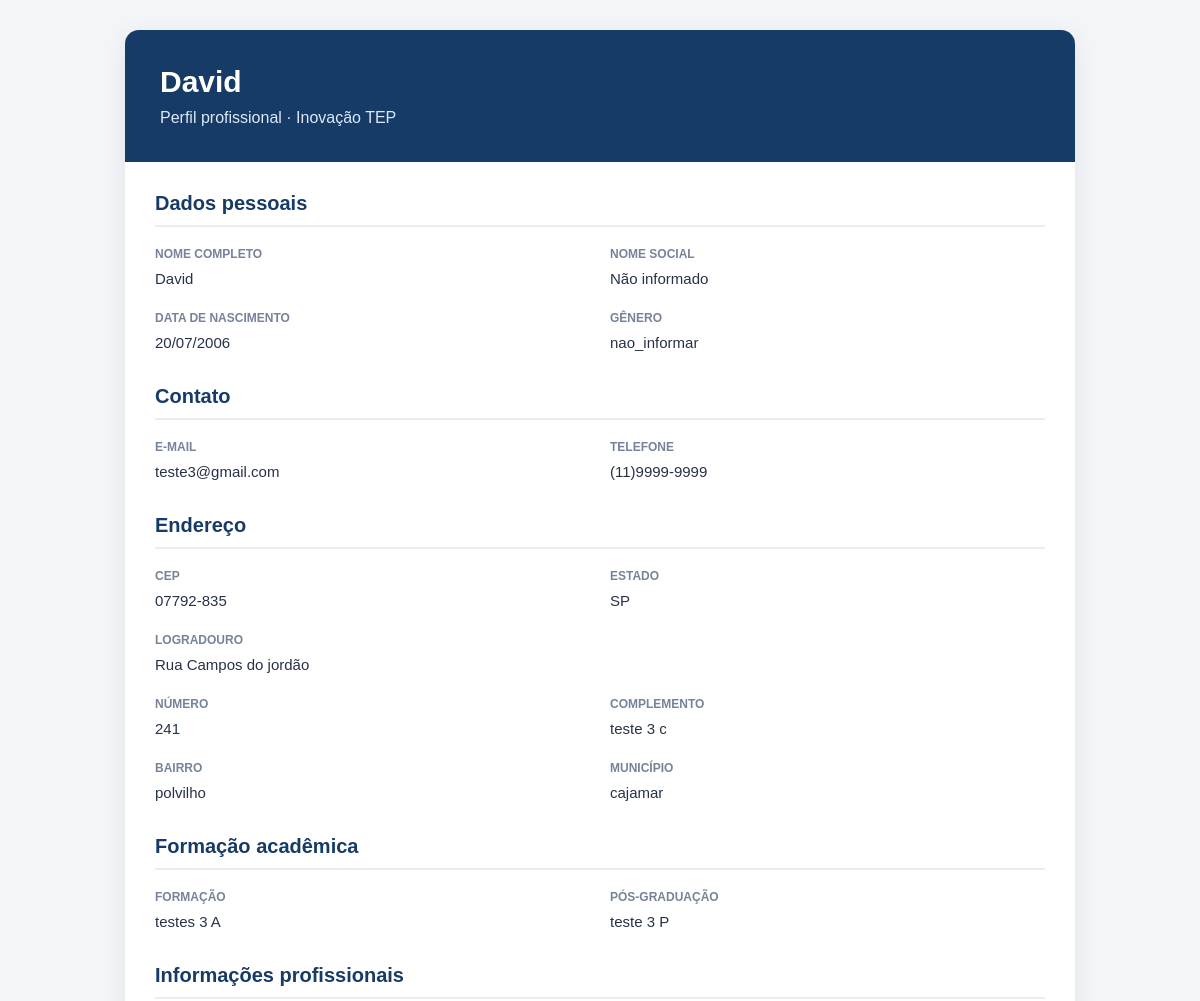
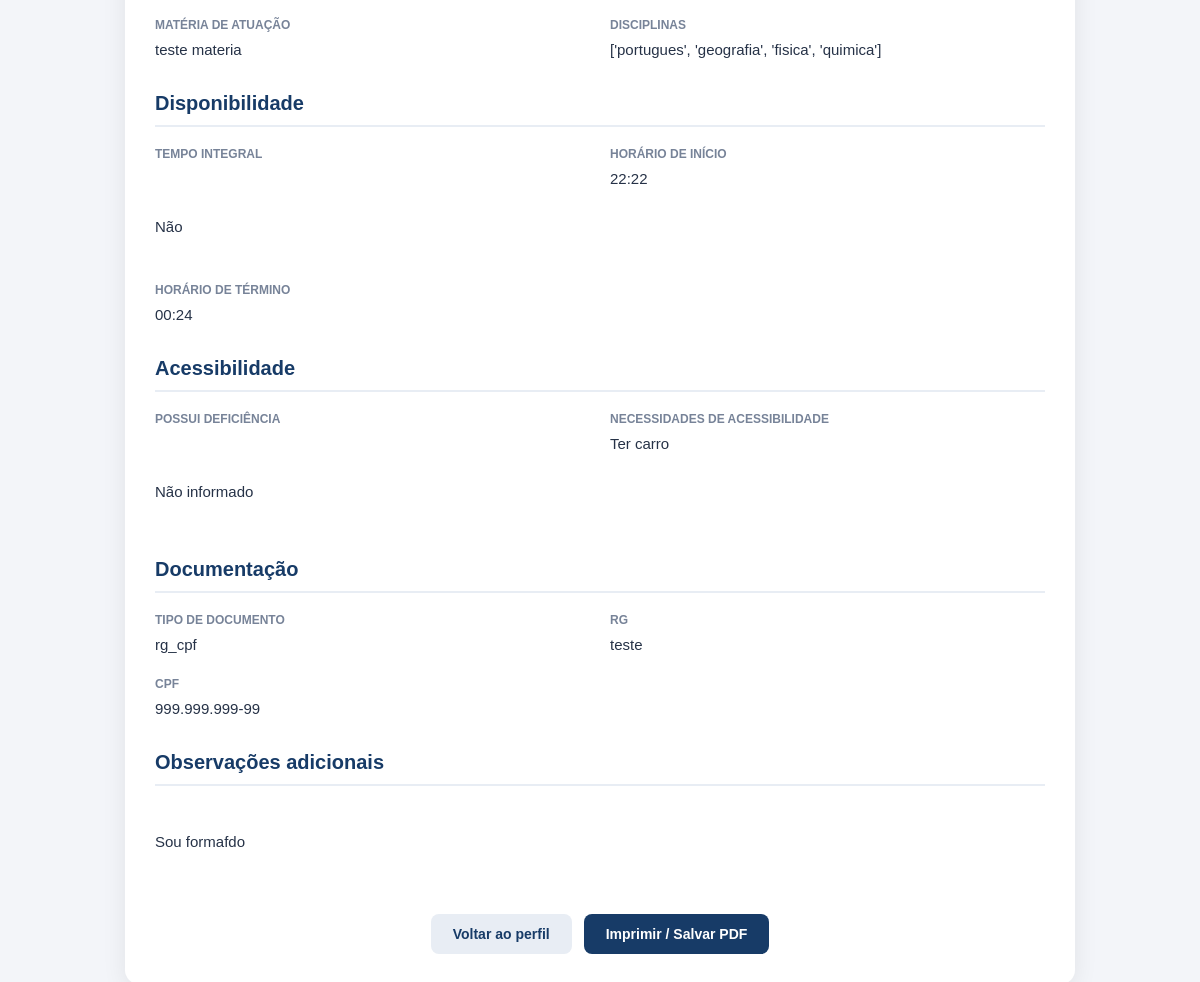
The page /usuario/colaborador/informacoes/ (signed in) on the database its author committed (2 pictures, top to bottom).
### usuario/models.py (models this page shows, shortened)
class InformacoesColaborador(models.Model):
    usuario = models.OneToOneField(
        Usuarios, on_delete=models.CASCADE, related_name="informacoes_colaborador"
    )
    nome_completo = models.CharField(max_length=255, blank=True)
    nome_social = models.CharField(max_length=255, blank=True)
    data_nascimento = models.DateField(null=True, blank=True)
    genero = models.CharField(max_length=30, blank=True)
    possui_deficiencia = models.CharField(max_length=10, blank=True)
    necessidades_acessibilidade = models.TextField(blank=True)
    email = models.EmailField(blank=True)
    telefone = models.CharField(max_length=20, blank=True)
    cep = models.CharField(max_length=9, blank=True)
    numero = models.CharField(max_length=20, blank=True)
    logradouro = models.CharField(max_length=255, blank=True)
    complemento = models.CharField(max_length=255, blank=True)
    bairro = models.CharField(max_length=100, blank=True)
    municipio = models.CharField(max_length=100, blank=True)
    uf = models.CharField(max_length=2, blank=True)
    tipo_documento = models.CharField(max_length=20, blank=True)
    rg = models.CharField(max_length=30, blank=True)
    cpf = models.CharField(max_length=14, blank=True)
    materia = models.CharField(max_length=100, blank=True)
    tempo_integral = models.BooleanField(default=False)
    horario_inicio = models.TimeField(null=True, blank=True)
    horario_fim = models.TimeField(null=True, blank=True)
    formacao = models.CharField(max_length=255, blank=True)
    pos_graduacao = models.CharField(max_length=255, blank=True)
    disciplinas = models.JSONField(default=list, blank=True)
    observacoes = models.TextField(max_length=1000, blank=True)
    class Meta:
        db_table = "informacoes_colaborador"
        verbose_name = "Informação do colaborador"
        verbose_name_plural = "Informações dos colaboradores"

### usuario/views.py (the view)
# urls.py: path('colaborador/informacoes/', views.informacoes_colaborador, name='informacoes_colaborador'),
def informacoes_colaborador(request):
    usuario_id = request.session.get("usuario_id")
    if not usuario_id:
        return redirect("login_colaborador")
    try:
        usuario = Usuarios.objects.get(pk=usuario_id)
    except Usuarios.DoesNotExist:
        request.session.flush()
        return redirect("login_colaborador")
    try:
        informacoes = InformacoesColaborador.objects.get(usuario_id=usuario.pk)
    except InformacoesColaborador.DoesNotExist:
        informacoes = None
    return render(
        request,
        "usuarios/informacoes_colaborador.html",
        {
            "usuario": usuario,
            "informacoes": informacoes,
        },
    )

### templates/usuarios/informacoes_colaborador.html (shortened to what this page needs)
{% load static %}
<!DOCTYPE html>
<html lang="pt-br">
<head>
</head>
<body>
<div class="curriculo">
    <header class="cabecalho">
        <h1>{{ informacoes.nome_completo|default:"Currículo do colaborador" }}</h1>
        <p>Perfil profissional · Inovação TEP</p>
    </header>
    <main class="conteudo">
        <section class="secao">
            <h2>Dados pessoais</h2>
            <div class="grade">
                <div class="campo">
                    <span class="rotulo">Nome completo</span>
                    <div class="valor">{{ informacoes.nome_completo|default:"Não informado" }}</div>
                </div>
                <div class="campo">
                    <span class="rotulo">Nome social</span>
                    <div class="valor">{{ informacoes.nome_social|default:"Não informado" }}</div>
                </div>
                <div class="campo">
                    <span class="rotulo">Data de nascimento</span>
                    <div class="valor">{{ informacoes.data_nascimento|date:"d/m/Y"|default:"Não informado" }}</div>
                </div>
                <div class="campo">
                    <span class="rotulo">Gênero</span>
                    <div class="valor">{{ informacoes.genero|default:"Não informado" }}</div>
                </div>
            </div>
        </section>
        <section class="secao">
            <h2>Contato</h2>
            <div class="grade">
                <div class="campo">
                    <span class="rotulo">E-mail</span>
                    <div class="valor">{{ informacoes.email|default:"Não informado" }}</div>
                </div>
                <div class="campo">
                    <span class="rotulo">Telefone</span>
                    <div class="valor">{{ informacoes.telefone|default:"Não informado" }}</div>
                </div>
            </div>
        </section>
        <section class="secao">
            <h2>Endereço</h2>
            <div class="grade">
                <div class="campo">
                    <span class="rotulo">CEP</span>
                    <div class="valor">{{ informacoes.cep|default:"Não informado" }}</div>
                </div>
                <div class="campo">
                    <span class="rotulo">Estado</span>
                    <div class="valor">{{ informacoes.uf|default:"Não informado" }}</div>
                </div>
                <div class="campo campo-completo">
                    <span class="rotulo">Logradouro</span>
                    <div class="valor">{{ informacoes.logradouro|default:"Não informado" }}</div>
                </div>
                <div class="campo">
                    <span class="rotulo">Número</span>
                    <div class="valor">{{ informacoes.numero|default:"Não informado" }}</div>
                </div>
                <div class="campo">
                    <span class="rotulo">Complemento</span>
                    <div class="valor">{{ informacoes.complemento|default:"Não informado" }}</div>
                </div>
                <div class="campo">
                    <span class="rotulo">Bairro</span>
                    <div class="valor">{{ informacoes.bairro|default:"Não informado" }}</div>
                </div>
                <div class="campo">
                    <span class="rotulo">Município</span>
                    <div class="valor">{{ informacoes.municipio|default:"Não informado" }}</div>
                </div>
            </div>
        </section>
        <section class="secao">
            <h2>Formação acadêmica</h2>
            <div class="grade">
                <div class="campo">
                    <span class="rotulo">Formação</span>
                    <div class="valor">{{ informacoes.formacao|default:"Não informado" }}</div>
                </div>
                <div class="campo">
                    <span class="rotulo">Pós-graduação</span>
                    <div class="valor">{{ informacoes.pos_graduacao|default:"Não informado" }}</div>
                </div>
            </div>
        </section>
        <section class="secao">
            <h2>Informações profissionais</h2>
            <div class="grade">
                <div class="campo">
                    <span class="rotulo">Matéria de atuação</span>
                    <div class="valor">{{ informacoes.materia|default:"Não informado" }}</div>
                </div>
                <div class="campo">
                    <span class="rotulo">Disciplinas</span>
                    <div class="valor">{{ informacoes.disciplinas|default:"Não informado" }}</div>
                </div>
            </div>
        </section>
        <section class="secao">
            <h2>Disponibilidade</h2>
            <div class="grade">
                <div class="campo">
                    <span class="rotulo">Tempo integral</span>
                    <div class="valor">
                        {% if informacoes.tempo_integral == True %}
                            Sim
                        {% elif informacoes.tempo_integral == False %}
                            Não
                        {% else %}
                            Não informado
                        {% endif %}
                    </div>
                </div>
                <div class="campo">
                    <span class="rotulo">Horário de início</span>
                    <div class="valor">{{ informacoes.horario_inicio|default:"Não informado" }}</div>
                </div>
                <div class="campo">
                    <span class="rotulo">Horário de término</span>
                    <div class="valor">{{ informacoes.horario_fim|default:"Não informado" }}</div>
                </div>
            </div>
        </section>
        <section class="secao">
            <h2>Acessibilidade</h2>
            <div class="grade">
                <div class="campo">
                    <span class="rotulo">Possui deficiência</span>
                    <div class="valor">
                        {% if informacoes.possui_deficiencia == True %}
                            Sim
                        {% elif informacoes.possui_deficiencia == False %}
                            Não
                        {% else %}
                            Não informado
                        {% endif %}
                    </div>
                </div>
                <div class="campo">
                    <span class="rotulo">Necessidades de acessibilidade</span>
                    <div class="valor">{{ informacoes.necessidades_acessibilidade|default:"Não informado" }}</div>
                </div>
            </div>
        </section>
        <section class="secao">
            <h2>Documentação</h2>
            <div class="grade">
                <div class="campo">
                    <span class="rotulo">Tipo de documento</span>
                    <div class="valor">{{ informacoes.tipo_documento|default:"Não informado" }}</div>
                </div>
                <div class="campo">
                    <span class="rotulo">RG</span>
                    <div class="valor">{{ informacoes.rg|default:"Não informado" }}</div>
                </div>
                <div class="campo">
                    <span class="rotulo">CPF</span>
                    <div class="valor">{{ informacoes.cpf|default:"Não informado" }}</div>
                </div>
            </div>
        </section>
        <section class="secao">
            <h2>Observações adicionais</h2>
            <div class="valor">
                {{ informacoes.observacoes|default:"Nenhuma observação cadastrada." }}
            </div>
        </section>
    </main>
    <div class="acoes">
        <a href="/usuario/colaborador/" class="botao botao-voltar">
            Voltar ao perfil
        </a>
        <button class="botao botao-imprimir" onclick="window.print()">
            Imprimir / Salvar PDF
        </button>
    </div>
</div>
</body>
</html>

### templates/usuarios/informacoes_colaborador.html (style rules this page uses)
* { box-sizing: border-box; }
body { margin: 0; padding: 30px 15px; background: #f3f5f9; font-family: Arial, sans-serif; color: #263247; }
.curriculo { max-width: 950px; margin: 0 auto; background: #ffffff; border-radius: 14px; overflow: hidden; box-shadow: 0 5px 25px rgba(0, 0, 0, 0.08); }
.cabecalho { padding: 35px; background: #173b67; color: white; }
.cabecalho h1 { margin: 0 0 10px; font-size: 30px; }
.cabecalho p { margin: 0; color: #dce8f6; }
.conteudo { padding: 30px; }
.secao { margin-bottom: 30px; }
.secao h2 { margin: 0 0 20px; padding-bottom: 10px; color: #173b67; font-size: 20px; border-bottom: 2px solid #e8edf4; }
.grade { display: grid; grid-template-columns: repeat(2, minmax(0, 1fr)); gap: 20px; }
.campo { min-width: 0; overflow-wrap: anywhere; }
.campo-completo { grid-column: 1 / -1; }
.rotulo { display: block; margin-bottom: 6px; color: #778398; font-size: 12px; font-weight: bold; text-transform: uppercase; }
.valor { color: #263247; font-size: 15px; line-height: 1.6; white-space: pre-line; }
.acoes { display: flex; justify-content: center; gap: 12px; padding: 0 30px 30px; flex-wrap: wrap; }
.botao { padding: 12px 22px; border: none; border-radius: 8px; cursor: pointer; font-size: 14px; font-weight: bold; text-decoration: none; }
.botao-voltar { background: #e8edf4; color: #173b67; }
.botao-imprimir { background: #173b67; color: white; }

### rows shown on the page
InformacoesColaborador: nome_completo "David", nome_social "Não informado", data_nascimento "20/07/2006", genero "nao_informar", email "teste3@gmail.com", telefone "(11)9999-9999", cep "07792-835", uf "SP", logradouro "Rua Campos do jordão", numero "241", complemento "teste 3 c", bairro "polvilho", municipio "cajamar", formacao "testes 3 A", pos_graduacao "teste 3 P", materia "teste materia", disciplinas "['portugues', 'geografia', 'fisica', 'quimica']", horario_inicio "22:22", horario_fim "00:24", necessidades_acessibilidade "Ter carro", tipo_documento "rg_cpf", rg "teste", cpf "999.999.999-99", observacoes "Sou formafdo"
